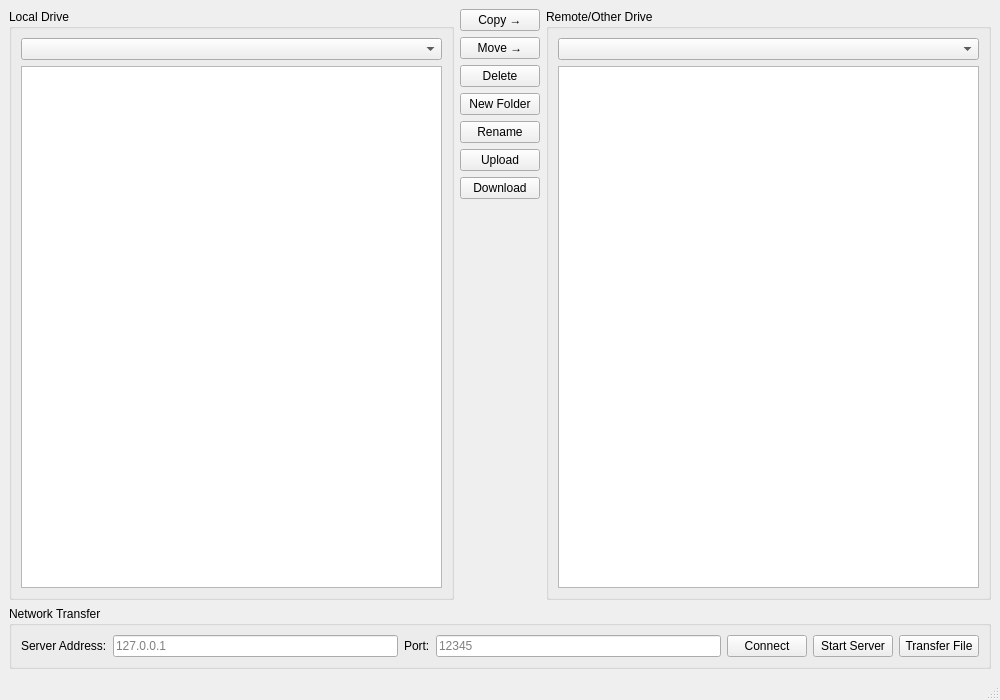
<?xml version="1.0" encoding="UTF-8"?>
<ui version="4.0">
 <class>MainWindow</class>
 <widget class="QMainWindow" name="MainWindow">
  <property name="geometry">
   <rect>
    <x>0</x>
    <y>0</y>
    <width>1000</width>
    <height>700</height>
   </rect>
  </property>
  <property name="windowTitle">
   <string>File Commander</string>
  </property>
  <widget class="QWidget" name="centralwidget">
   <layout class="QVBoxLayout" name="verticalLayout">
    <item>
     <layout class="QHBoxLayout" name="horizontalLayout">
      <item>
       <widget class="QGroupBox" name="leftPanel">
        <property name="title">
         <string>Local Drive</string>
        </property>
        <layout class="QVBoxLayout" name="verticalLayout_2">
         <item>
          <widget class="QComboBox" name="driveComboLeft"/>
         </item>
         <item>
          <widget class="QTreeView" name="leftView">
           <property name="selectionMode">
            <enum>QAbstractItemView::SingleSelection</enum>
           </property>
           <property name="uniformRowHeights">
            <bool>true</bool>
           </property>
          </widget>
         </item>
        </layout>
       </widget>
      </item>
      <item>
       <layout class="QVBoxLayout" name="verticalLayout_3">
        <item>
         <widget class="QPushButton" name="copyButton">
          <property name="text">
           <string>Copy →</string>
          </property>
         </widget>
        </item>
        <item>
         <widget class="QPushButton" name="moveButton">
          <property name="text">
           <string>Move →</string>
          </property>
         </widget>
        </item>
        <item>
         <widget class="QPushButton" name="deleteButton">
          <property name="text">
           <string>Delete</string>
          </property>
         </widget>
        </item>
        <item>
         <widget class="QPushButton" name="newFolderButton">
          <property name="text">
           <string>New Folder</string>
          </property>
         </widget>
        </item>
        <item>
         <widget class="QPushButton" name="renameButton">
          <property name="text">
           <string>Rename</string>
          </property>
         </widget>
        </item>
        <item>
         <widget class="QPushButton" name="uploadButton">
          <property name="text">
           <string>Upload</string>
          </property>
         </widget>
        </item>
        <item>
         <widget class="QPushButton" name="downloadButton">
          <property name="text">
           <string>Download</string>
          </property>
         </widget>
        </item>
        <item>
         <spacer name="verticalSpacer">
          <property name="orientation">
           <enum>Qt::Vertical</enum>
          </property>
          <property name="sizeHint" stdset="0">
           <size>
            <width>20</width>
            <height>40</height>
           </size>
          </property>
         </spacer>
        </item>
       </layout>
      </item>
      <item>
       <widget class="QGroupBox" name="rightPanel">
        <property name="title">
         <string>Remote/Other Drive</string>
        </property>
        <layout class="QVBoxLayout" name="verticalLayout_4">
         <item>
          <widget class="QComboBox" name="driveComboRight"/>
         </item>
         <item>
          <widget class="QTreeView" name="rightView">
           <property name="selectionMode">
            <enum>QAbstractItemView::SingleSelection</enum>
           </property>
           <property name="uniformRowHeights">
            <bool>true</bool>
           </property>
          </widget>
         </item>
        </layout>
       </widget>
      </item>
     </layout>
    </item>
    <item>
     <widget class="QGroupBox" name="networkGroup">
      <property name="title">
       <string>Network Transfer</string>
      </property>
      <layout class="QHBoxLayout" name="horizontalLayout_2">
       <item>
        <widget class="QLabel" name="label">
         <property name="text">
          <string>Server Address:</string>
         </property>
        </widget>
       </item>
       <item>
        <widget class="QLineEdit" name="serverAddressEdit">
         <property name="placeholderText">
          <string>127.0.0.1</string>
         </property>
        </widget>
       </item>
       <item>
        <widget class="QLabel" name="label_2">
         <property name="text">
          <string>Port:</string>
         </property>
        </widget>
       </item>
       <item>
        <widget class="QLineEdit" name="serverPortEdit">
         <property name="placeholderText">
          <string>12345</string>
         </property>
        </widget>
       </item>
       <item>
        <widget class="QPushButton" name="connectButton">
         <property name="text">
          <string>Connect</string>
         </property>
        </widget>
       </item>
       <item>
        <widget class="QPushButton" name="startServerButton">
         <property name="text">
          <string>Start Server</string>
         </property>
        </widget>
       </item>
       <item>
        <widget class="QPushButton" name="transferFileButton">
         <property name="text">
          <string>Transfer File</string>
         </property>
        </widget>
       </item>
      </layout>
     </widget>
    </item>
   </layout>
  </widget>
  <widget class="QStatusBar" name="statusbar"/>
 </widget>
 <resources/>
 <connections/>
</ui>
